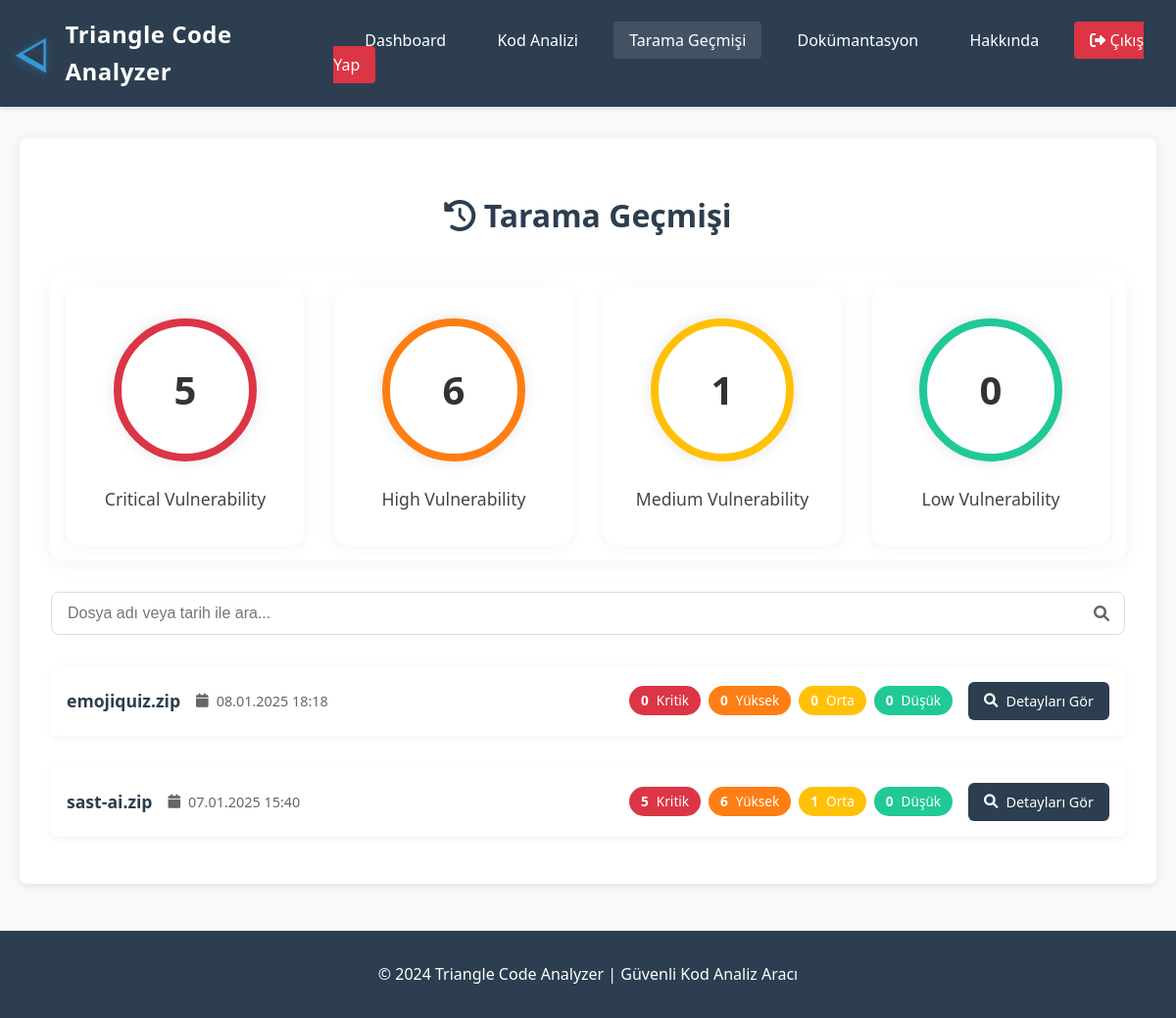
Screenshot of /history (signed in) with the database file from the repository.
### tables this page shows
CREATE TABLE scans (
            id INTEGER PRIMARY KEY AUTOINCREMENT,
            user_id INTEGER NOT NULL,
            scan_date TIMESTAMP DEFAULT CURRENT_TIMESTAMP,
            file_name TEXT NOT NULL,
            total_files INTEGER NOT NULL,
            critical_count INTEGER DEFAULT 0,
            high_count INTEGER DEFAULT 0,
            medium_count INTEGER DEFAULT 0,
            low_count INTEGER DEFAULT 0,
            FOREIGN KEY (user_id) REFERENCES users(id)
        );

### app.py (the view)
@app.route('/history')
@login_required
def scan_history():
    db = get_db()
    try:
        scans = db.execute('''
            SELECT
                s.id,
                s.scan_date,
                s.file_name,
                COALESCE(s.critical_count, 0) as critical_count,
                COALESCE(s.high_count, 0) as high_count,
                COALESCE(s.medium_count, 0) as medium_count,
                COALESCE(s.low_count, 0) as low_count,
                COUNT(v.id) as total_vulnerabilities
            FROM scans s
            LEFT JOIN vulnerabilities v ON s.id = v.scan_id
            WHERE s.user_id = (SELECT id FROM users WHERE username = ?)
            GROUP BY s.id
            ORDER BY s.scan_date DESC
        ''', (session['user'],)).fetchall()
        scans = [dict(row) for row in scans]
        for scan in scans:
            scan['scan_date'] = datetime.strptime(scan['scan_date'], '%Y-%m-%d %H:%M:%S')
            scan['critical_count'] = int(scan['critical_count'])
            scan['high_count'] = int(scan['high_count'])
            scan['medium_count'] = int(scan['medium_count'])
            scan['low_count'] = int(scan['low_count'])
        return render_template('history.html', scans=scans)
    except Exception as e:
        print("Hata:", str(e))
        return render_template('history.html', scans=[], error="Veriler yüklenirken bir hata oluştu")

### app.py (called while the page is built)
def login_required(f):
    @wraps(f)
    def decorated_function(*args, **kwargs):
        if 'user' not in session:
            return redirect(url_for('login'))
        return f(*args, **kwargs)
    return decorated_function

def get_db():
    db = getattr(g, '_database', None)
    if db is None:
        db = g._database = sqlite3.connect(DATABASE)
        db.row_factory = sqlite3.Row
    return db

@app.before_request
def before_request():
    if not session.get('user'):
        if request.endpoint and request.endpoint != 'login' and \
           not request.endpoint.startswith('static'):
            return redirect(url_for('login'))

### templates/history.html (shortened to what this page needs)
{% extends 'base.html' %}
{% block content %}
<div class="container">
    <div class="history-section">
        <div class="section-header">
            <h1><i class="fas fa-history"></i> Tarama Geçmişi</h1>
        </div>
        <div class="stats-overview">
            <div class="stat-card critical">
                <div class="stat-circle">
                    <span class="stat-number">{{ scans|sum(attribute='critical_count') }}</span>
                </div>
                <h3>Critical Vulnerability</h3>
            </div>
            <div class="stat-card high">
                <div class="stat-circle">
                    <span class="stat-number">{{ scans|sum(attribute='high_count') }}</span>
                </div>
                <h3>High Vulnerability</h3>
            </div>
            <div class="stat-card medium">
                <div class="stat-circle">
                    <span class="stat-number">{{ scans|sum(attribute='medium_count') }}</span>
                </div>
                <h3>Medium Vulnerability</h3>
            </div>
            <div class="stat-card low">
                <div class="stat-circle">
                    <span class="stat-number">{{ scans|sum(attribute='low_count') }}</span>
                </div>
                <h3>Low Vulnerability</h3>
            </div>
        </div>
        <div class="search-bar">
            <input type="text" id="searchInput" placeholder="Dosya adı veya tarih ile ara...">
            <i class="fas fa-search"></i>
        </div>
        <div class="scans-list">
            {% for scan in scans %}
            <div class="scan-card" data-search="{{ scan.file_name }} {{ scan.scan_date }}">
                <div class="scan-info">
                    <div class="scan-header">
                        <div class="scan-title">
                            <h3>{{ scan.file_name }}</h3>
                            <span class="scan-date"><i class="fas fa-calendar"></i> {{ scan.scan_date.strftime('%d.%m.%Y %H:%M') }}</span>
                        </div>
                        <div class="vulnerability-counts">
                            <span class="severity-badge severity-critical">
                                <span class="count">{{ scan.critical_count or 0 }}</span> Kritik
                            </span>
                            <span class="severity-badge severity-high">
                                <span class="count">{{ scan.high_count or 0 }}</span> Yüksek
                            </span>
                            <span class="severity-badge severity-medium">
                                <span class="count">{{ scan.medium_count or 0 }}</span> Orta
                            </span>
                            <span class="severity-badge severity-low">
                                <span class="count">{{ scan.low_count or 0 }}</span> Düşük
                            </span>
                        </div>
                        <a href="{{ url_for('scan_detail', scan_id=scan.id) }}" class="btn-details">
                            <i class="fas fa-search"></i>
                            Detayları Gör
                        </a>
                    </div>
                </div>
            </div>
            {% endfor %}
        </div>
    </div>
</div>
{% endblock %}

### rows the page displays
scans: file_name "emojiquiz.zip", scan_date "08.01.2025 18:18", critical_count "0", high_count "0", medium_count "0", low_count "0"
scans: file_name "sast-ai.zip", scan_date "07.01.2025 15:40", critical_count "5", high_count "6", medium_count "1", low_count "0"

### other values shown
{{ scans|sum(attribute='critical_count') }} "5"
{{ scans|sum(attribute='high_count') }} "6"
{{ scans|sum(attribute='medium_count') }} "1"
{{ scans|sum(attribute='low_count') }} "0"
